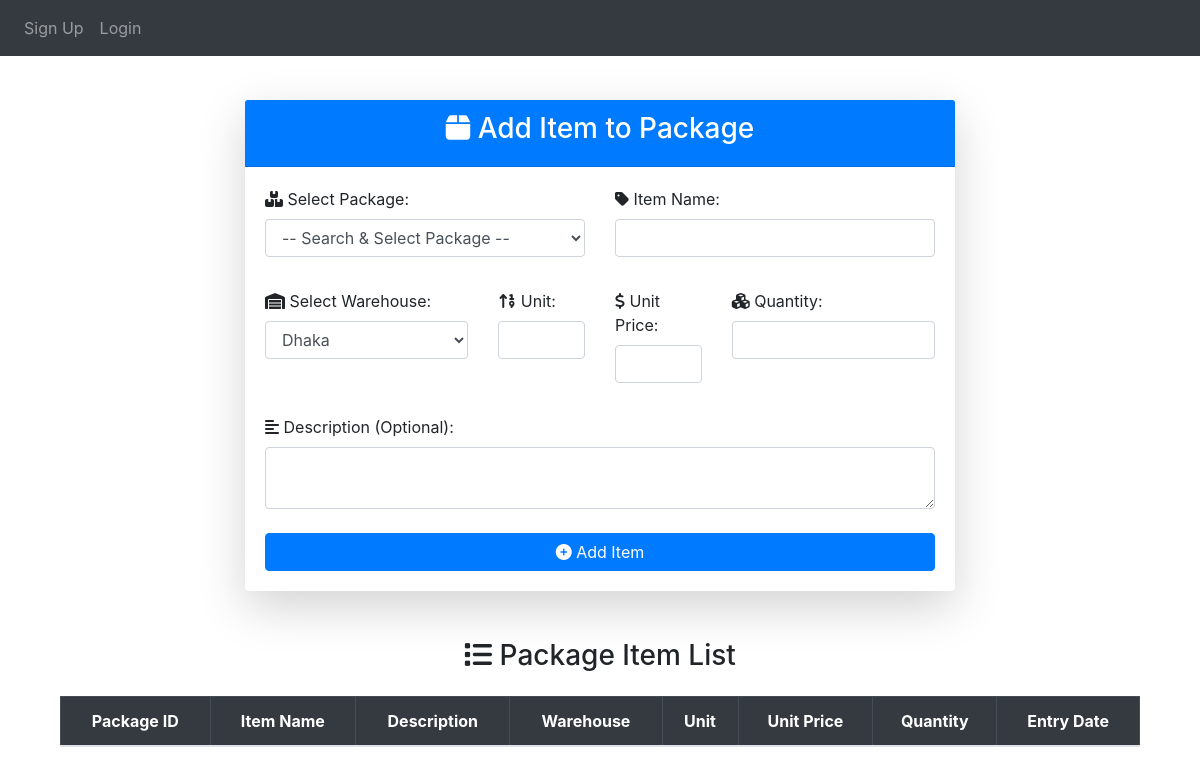
Page /entry/add_item_to_package/ on the earlier database version.
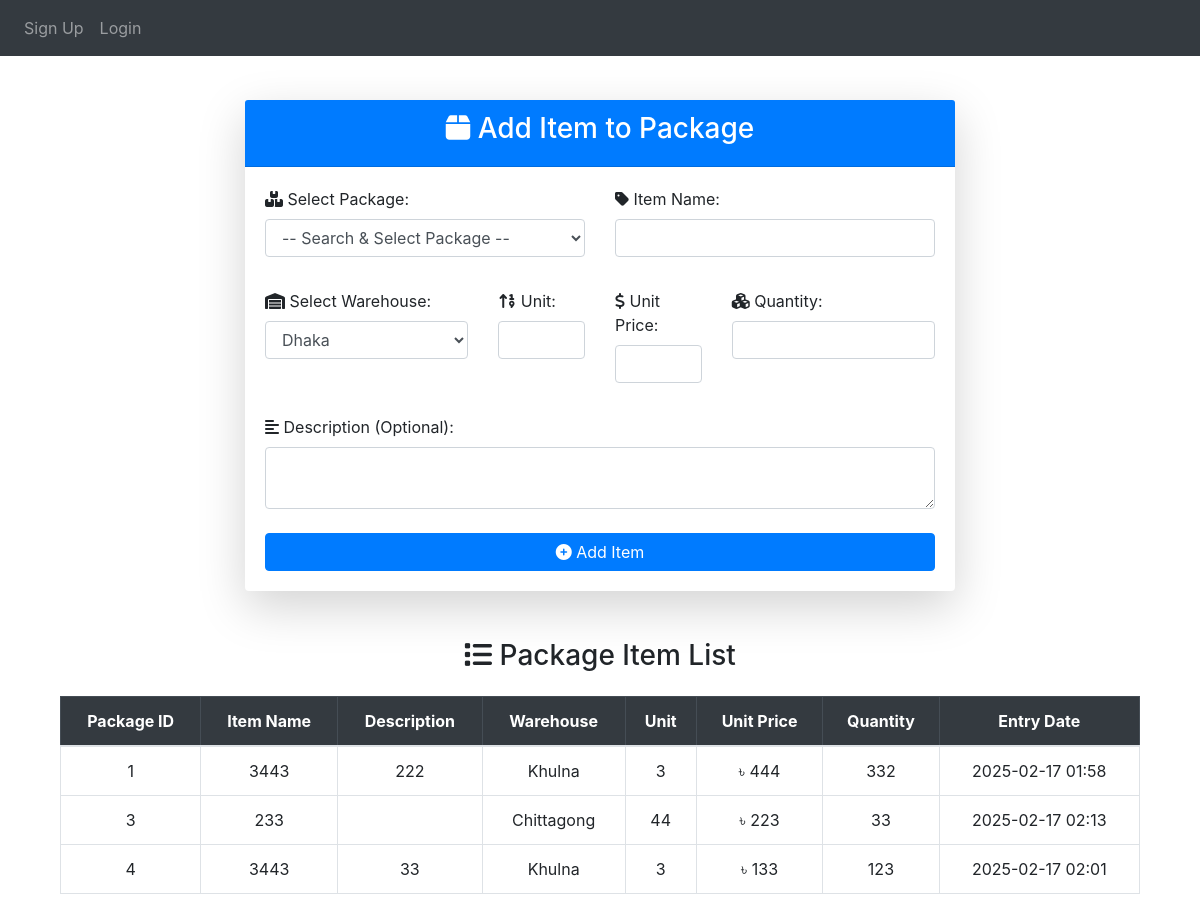
Same page on the later database version.
### App_Entry/models.py (models this page shows, shortened)
class Item(models.Model):
    WAREHOUSE_CHOICES = [
        ("Dhaka", "Dhaka"),
        ("Khulna", "Khulna"),
        ("Chittagong", "Chittagong"),
    ]
    name = models.CharField(max_length=255)
    description = models.TextField(blank=True, null=True)
    warehouse = models.CharField(
        max_length=50, choices=WAREHOUSE_CHOICES, default="Dhaka"
    )
    unit_of_item = models.IntegerField(default=0)
    unit_price = models.BigIntegerField(default=0)
    quantity_of_item = models.BigIntegerField(default=0)
    package = models.ForeignKey(
        Package,
        on_delete=models.SET_NULL,  # This will set the package field to null when the item is deleted
        related_name="package_of_item",
        null=True,  # Allow null values in the package field
    )
    created_at = models.DateTimeField(auto_now_add=True)  # Auto capture entry datess

class Package(models.Model):
    packageId = models.BigIntegerField(unique=True)

### App_Entry/views.py (the view, shortened to what this page needs)
def add_item_to_package(request):
    packages = Package.objects.all().order_by(
        "packageId"
    )  # Ensuring packages are sorted
    items = Item.objects.all().order_by(
        "package__packageId"
    )  # Sorting items by package ID
    return render(
        request,
        "App_Entry/Add_item_to_package.html",
        {"packages": packages, "items": items},
    )

### templates/App_Entry/Add_item_to_package.html (shortened to what this page needs)
{% extends 'base.html' %}
{% load crispy_forms_tags %}
{% load static %}
{% block body_block %}
<div class="container mt-4">
    <div class="row">
        <div class="col-lg-8 mx-auto">
            <div class="card shadow-lg border-0">
                <div class="card-header bg-primary text-white text-center">
                    <h3><i class="fas fa-box"></i> Add Item to Package</h3>
                </div>
                <div class="card-body">
                    <form method="POST">
                        <div class="row">
                            <div class="col-md-6">
                                <div class="form-group">
                                    <label for="package"><i class="fas fa-boxes"></i> Select Package:</label>
                                    <select name="package" id="package-select" class="form-control" required>
                                        <option value="">-- Search & Select Package --</option>
                                    </select>
                                </div>
                            </div>
                            <div class="col-md-6">
                                <div class="form-group">
                                    <label for="item_name"><i class="fas fa-tag"></i> Item Name:</label>
                                    <input type="text" name="item_name" class="form-control" required>
                                </div>
                            </div>
                        </div>
                        <div class="row mt-3">
                            <div class="col-md-4">
                                <div class="form-group">
                                    <label for="warehouse"><i class="fas fa-warehouse"></i> Select Warehouse:</label>
                                    <select name="warehouse" class="form-control" required>
                                        <option value="Dhaka">Dhaka</option>
                                    </select>
                                </div>
                            </div>
                            <div class="col-md-2">
                                <div class="form-group">
                                    <label for="unit_of_item"><i class="fas fa-sort-numeric-up"></i> Unit:</label>
                                    <input type="number" name="unit_of_item" class="form-control" required>
                                </div>
                            </div>
                            <div class="col-md-2">
                                <div class="form-group">
                                    <label for="unit_price"><i class="fas fa-dollar-sign"></i> Unit Price:</label>
                                    <input type="number" name="unit_price" class="form-control" required>
                                </div>
                            </div>
                            <div class="col-md-4">
                                <div class="form-group">
                                    <label for="quantity_of_item"><i class="fas fa-cubes"></i> Quantity:</label>
                                    <input type="number" name="quantity_of_item" class="form-control" required>
                                </div>
                            </div>
                        </div>
                        <div class="form-group mt-3">
                            <label for="description"><i class="fas fa-align-left"></i> Description (Optional):</label>
                            <textarea name="description" class="form-control" rows="2"></textarea>
                        </div>
                        <button type="submit" class="btn btn-primary btn-block mt-4">
                            <i class="fas fa-plus-circle"></i> Add Item
                        </button>
                    </form>
                </div>
            </div>
        </div>
    </div>
    <h3 class="mt-5 text-center"><i class="fas fa-list"></i> Package Item List</h3>
    <div class="table-responsive">
        <table class="table table-hover table-bordered mt-3">
            <thead class="table-dark">
                <tr class="text-center">
                    <th>Package ID</th>
                    <th>Item Name</th>
                    <th>Description</th>
                    <th>Warehouse</th>
                    <th>Unit</th>
                    <th>Unit Price</th>
                    <th>Quantity</th>
                    <th>Entry Date</th>
                </tr>
            </thead>
            <tbody>
                {% for item in items %}
                <tr class="text-center">
                    <td>{{ item.package.packageId }}</td>
                    <td>{{ item.name }}</td>
                    <td>{{ item.description }}</td>
                    <td>{{ item.warehouse }}</td>
                    <td>{{ item.unit_of_item }}</td>
                    <td>৳ {{ item.unit_price }}</td>
                    <td>{{ item.quantity_of_item }}</td>
                    <td>{{ item.created_at|date:"Y-m-d H:i" }}</td>
                </tr>
                {% endfor %}
            </tbody>
        </table>
    </div>
</div>
{% endblock %}

### templates/base.html (shortened to what this page needs)
<!DOCTYPE html>
<html lang="en">
    <head>
        <link
            rel="stylesheet"
            href="https://maxcdn.bootstrapcdn.com/bootstrap/4.4.1/css/bootstrap.min.css"
        />
        <link rel="stylesheet" href="https://cdnjs.cloudflare.com/ajax/libs/font-awesome/6.4.2/css/all.min.css">
        <link
            href="https://maxcdn.bootstrapcdn.com/font-awesome/4.7.0/css/font-awesome.min.css"
            rel="stylesheet"
        />
        <link
            href="https://cdnjs.cloudflare.com/ajax/libs/bootstrap-datetimepicker/4.17.47/css/bootstrap-datetimepicker.min.css"
            rel="stylesheet"
        />
        <link
            rel="stylesheet"
            href="//code.jquery.com/ui/1.12.1/themes/base/jquery-ui.css"
        />
        <link
            rel="stylesheet"
            href="https://cdn.jsdelivr.net/npm/flatpickr/dist/flatpickr.min.css"
        />
    </head>
    <body>
        <nav class="navbar navbar-expand-sm bg-dark navbar-dark">
            <ul class="navbar-nav">
                {% if user.is_authenticated %}
                <div clas="nav-item dropdown">
                    <a
                        class="nav-link dropdown-toggle"
                        href="#"
                        id="navbardrop"
                        data-toggle="dropdown"
                    >
                        @{{user.username}}
                    </a>
                    <div class="dropdown-menu">
                        {% comment %}
                        <a
                            class="dropdown-item"
                            href="{% url 'App_Login:pass_change' %}"
                            >Change Password</a
                        >
                        <hr />
                        {% endcomment %}
                        <a
                            class="dropdown-item"
                            href="{% url 'App_Login:logout' %}"
                            ><b>Logout</b></a
                        >
                    </div>
                </div>
                {% else %}
                <li class="nav-item">
                    <a class="nav-link" href="{% url 'App_Login:signup' %}"
                        >Sign Up</a
                    >
                </li>
                <li class="nav-item">
                    <a class="nav-link" href="{% url 'App_Login:login' %}"
                        >Login</a
                    >
                </li>
                {% endif %}
            </ul>
        </nav>
        <div class="container" style="padding-top: 20px">
            {% block body_block %} {% endblock %}
        </div>
    </body>
</html>

Differences in the rows shown:
added Item: package.packageId "1", name "3443", description "222", warehouse "Khulna", unit_of_item "3", unit_price "444", quantity_of_item "332", created_at "2025-02-17 01:58"
added Item: package.packageId "3", name "233", warehouse "Chittagong", unit_of_item "44", unit_price "223", quantity_of_item "33", created_at "2025-02-17 02:13"
added Item: package.packageId "4", name "3443", description "33", warehouse "Khulna", unit_of_item "3", unit_price "133", quantity_of_item "123", created_at "2025-02-17 02:01"
